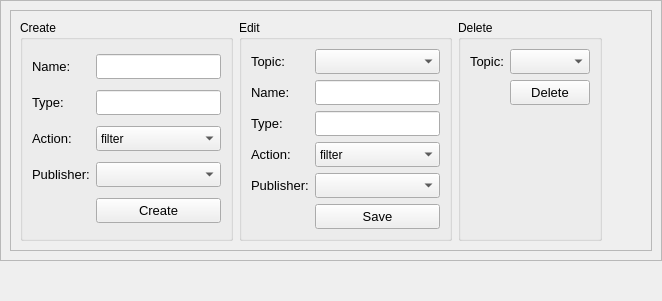
          <widget class="QWidget" name="W_ConfigTopicPage">
           <property name="styleSheet">
            <string notr="true"/>
           </property>
           <attribute name="title">
            <string>Topic</string>
           </attribute>
           <layout class="QVBoxLayout" name="verticalLayout_9">
            <property name="leftMargin">
             <number>0</number>
            </property>
            <property name="topMargin">
             <number>0</number>
            </property>
            <property name="rightMargin">
             <number>0</number>
            </property>
            <property name="bottomMargin">
             <number>0</number>
            </property>
            <item>
             <widget class="QFrame" name="frame_10">
              <property name="frameShape">
               <enum>QFrame::StyledPanel</enum>
              </property>
              <property name="frameShadow">
               <enum>QFrame::Raised</enum>
              </property>
              <layout class="QVBoxLayout" name="verticalLayout_7">
               <item>
                <widget class="QFrame" name="frame_13">
                 <property name="frameShape">
                  <enum>QFrame::StyledPanel</enum>
                 </property>
                 <property name="frameShadow">
                  <enum>QFrame::Raised</enum>
                 </property>
                 <layout class="QHBoxLayout" name="horizontalLayout_10">
                  <item>
                   <widget class="QGroupBox" name="gbxTopicCreate">
                    <property name="title">
                     <string>Create</string>
                    </property>
                    <layout class="QGridLayout" name="gridLayout_9">
                     <item row="3" column="1">
                      <widget class="QComboBox" name="cbxTopicCreatePublisher">
                       <property name="minimumSize">
                        <size>
                         <width>0</width>
                         <height>25</height>
                        </size>
                       </property>
                       <property name="maximumSize">
                        <size>
                         <width>16777215</width>
                         <height>25</height>
                        </size>
                       </property>
                       <property name="font">
                        <font>
                         <pointsize>9</pointsize>
                        </font>
                       </property>
                      </widget>
                     </item>
                     <item row="0" column="1">
                      <widget class="QLineEdit" name="txtTopicCreateName">
                       <property name="minimumSize">
                        <size>
                         <width>0</width>
                         <height>25</height>
                        </size>
                       </property>
                       <property name="maximumSize">
                        <size>
                         <width>16777215</width>
                         <height>25</height>
                        </size>
                       </property>
                       <property name="font">
                        <font>
                         <pointsize>10</pointsize>
                        </font>
                       </property>
                      </widget>
                     </item>
                     <item row="1" column="1">
                      <widget class="QLineEdit" name="txtTopicCreateType">
                       <property name="minimumSize">
                        <size>
                         <width>0</width>
                         <height>25</height>
                        </size>
                       </property>
                       <property name="maximumSize">
                        <size>
                         <width>16777215</width>
                         <height>25</height>
                        </size>
                       </property>
                       <property name="font">
                        <font>
                         <pointsize>10</pointsize>
                        </font>
                       </property>
                      </widget>
                     </item>
                     <item row="3" column="0">
                      <widget class="QLabel" name="lblTopicCreatePublisher">
                       <property name="minimumSize">
                        <size>
                         <width>0</width>
                         <height>0</height>
                        </size>
                       </property>
                       <property name="font">
                        <font>
                         <pointsize>10</pointsize>
                        </font>
                       </property>
                       <property name="text">
                        <string>Publisher:</string>
                       </property>
                      </widget>
                     </item>
                     <item row="0" column="0">
                      <widget class="QLabel" name="lblTopicCreateName">
                       <property name="minimumSize">
                        <size>
                         <width>0</width>
                         <height>0</height>
                        </size>
                       </property>
                       <property name="font">
                        <font>
                         <pointsize>10</pointsize>
                        </font>
                       </property>
                       <property name="text">
                        <string>Name:</string>
                       </property>
                      </widget>
                     </item>
                     <item row="2" column="0">
                      <widget class="QLabel" name="lblTopicCreateAction">
                       <property name="minimumSize">
                        <size>
                         <width>0</width>
                         <height>0</height>
                        </size>
                       </property>
                       <property name="font">
                        <font>
                         <pointsize>10</pointsize>
                        </font>
                       </property>
                       <property name="text">
                        <string>Action:</string>
                       </property>
                      </widget>
                     </item>
                     <item row="1" column="0">
                      <widget class="QLabel" name="lblTopicCreateType">
                       <property name="minimumSize">
                        <size>
                         <width>0</width>
                         <height>0</height>
                        </size>
                       </property>
                       <property name="font">
                        <font>
                         <pointsize>10</pointsize>
                        </font>
                       </property>
                       <property name="text">
                        <string>Type:</string>
                       </property>
                      </widget>
                     </item>
                     <item row="4" column="1">
                      <widget class="QPushButton" name="btnTopicCreate">
                       <property name="minimumSize">
                        <size>
                         <width>0</width>
                         <height>25</height>
                        </size>
                       </property>
                       <property name="maximumSize">
                        <size>
                         <width>16777215</width>
                         <height>25</height>
                        </size>
                       </property>
                       <property name="font">
                        <font>
                         <pointsize>10</pointsize>
                        </font>
                       </property>
                       <property name="text">
                        <string>Create</string>
                       </property>
                      </widget>
                     </item>
                     <item row="2" column="1">
                      <widget class="QComboBox" name="cbxTopicCreateAction">
                       <property name="minimumSize">
                        <size>
                         <width>0</width>
                         <height>25</height>
                        </size>
                       </property>
                       <property name="maximumSize">
                        <size>
                         <width>16777215</width>
                         <height>25</height>
                        </size>
                       </property>
                       <property name="font">
                        <font>
                         <pointsize>9</pointsize>
                        </font>
                       </property>
                       <item>
                        <property name="text">
                         <string>filter</string>
                        </property>
                       </item>
                       <item>
                        <property name="text">
                         <string>log</string>
                        </property>
                       </item>
                       <item>
                        <property name="text">
                         <string>nothing</string>
                        </property>
                       </item>
                      </widget>
                     </item>
                    </layout>
                   </widget>
                  </item>
                  <item>
                   <widget class="QGroupBox" name="gbxTopicEdit">
                    <property name="styleSheet">
                     <string notr="true"/>
                    </property>
                    <property name="title">
                     <string>Edit</string>
                    </property>
                    <layout class="QGridLayout" name="gridLayout_8">
                     <item row="3" column="0">
                      <widget class="QLabel" name="lblTopicEditAction">
                       <property name="minimumSize">
                        <size>
                         <width>0</width>
                         <height>0</height>
                        </size>
                       </property>
                       <property name="font">
                        <font>
                         <pointsize>10</pointsize>
                        </font>
                       </property>
                       <property name="text">
                        <string>Action:</string>
                       </property>
                      </widget>
                     </item>
                     <item row="4" column="1">
                      <widget class="QComboBox" name="cbxTopicEditPublisher">
                       <property name="minimumSize">
                        <size>
                         <width>0</width>
                         <height>25</height>
                        </size>
                       </property>
                       <property name="maximumSize">
                        <size>
                         <width>16777215</width>
                         <height>25</height>
                        </size>
                       </property>
                       <property name="font">
                        <font>
                         <pointsize>9</pointsize>
                        </font>
                       </property>
                      </widget>
                     </item>
                     <item row="1" column="0">
                      <widget class="QLabel" name="lblTopicEditName">
                       <property name="minimumSize">
                        <size>
                         <width>0</width>
                         <height>0</height>
                        </size>
                       </property>
                       <property name="font">
                        <font>
                         <pointsize>10</pointsize>
                        </font>
                       </property>
                       <property name="text">
                        <string>Name:</string>
                       </property>
                      </widget>
                     </item>
                     <item row="2" column="0">
                      <widget class="QLabel" name="lblTopicEditType">
                       <property name="minimumSize">
                        <size>
                         <width>0</width>
                         <height>0</height>
                        </size>
                       </property>
                       <property name="font">
                        <font>
                         <pointsize>10</pointsize>
                        </font>
                       </property>
                       <property name="text">
                        <string>Type:</string>
                       </property>
                      </widget>
                     </item>
                     <item row="1" column="1">
                      <widget class="QLineEdit" name="txtTopicEditName">
                       <property name="minimumSize">
                        <size>
                         <width>0</width>
                         <height>25</height>
                        </size>
                       </property>
                       <property name="maximumSize">
                        <size>
                         <width>16777215</width>
                         <height>25</height>
                        </size>
                       </property>
                       <property name="font">
                        <font>
                         <pointsize>10</pointsize>
                        </font>
                       </property>
                      </widget>
                     </item>
                     <item row="4" column="0">
                      <widget class="QLabel" name="lblTopicEditPublisher">
                       <property name="minimumSize">
                        <size>
                         <width>0</width>
                         <height>0</height>
                        </size>
                       </property>
                       <property name="font">
                        <font>
                         <pointsize>10</pointsize>
                        </font>
                       </property>
                       <property name="text">
                        <string>Publisher:</string>
                       </property>
                      </widget>
                     </item>
                     <item row="0" column="0">
                      <widget class="QLabel" name="lblTopicEditTopic">
                       <property name="minimumSize">
                        <size>
                         <width>0</width>
                         <height>0</height>
                        </size>
                       </property>
                       <property name="font">
                        <font>
                         <pointsize>10</pointsize>
                        </font>
                       </property>
                       <property name="text">
                        <string>Topic:</string>
                       </property>
                      </widget>
                     </item>
                     <item row="0" column="1">
                      <widget class="QComboBox" name="cbxTopicEditTopic">
                       <property name="minimumSize">
                        <size>
                         <width>0</width>
                         <height>25</height>
                        </size>
                       </property>
                       <property name="maximumSize">
                        <size>
                         <width>16777215</width>
                         <height>25</height>
                        </size>
                       </property>
                       <property name="font">
                        <font>
                         <pointsize>9</pointsize>
                        </font>
                       </property>
                      </widget>
                     </item>
                     <item row="2" column="1">
                      <widget class="QLineEdit" name="txtTopicEditType">
                       <property name="minimumSize">
                        <size>
                         <width>0</width>
                         <height>25</height>
                        </size>
                       </property>
                       <property name="maximumSize">
                        <size>
                         <width>16777215</width>
                         <height>25</height>
                        </size>
                       </property>
                       <property name="font">
                        <font>
                         <pointsize>10</pointsize>
                        </font>
                       </property>
                      </widget>
                     </item>
                     <item row="5" column="1">
                      <widget class="QPushButton" name="btnTopicEdit">
                       <property name="minimumSize">
                        <size>
                         <width>0</width>
                         <height>25</height>
                        </size>
                       </property>
                       <property name="maximumSize">
                        <size>
                         <width>16777215</width>
                         <height>25</height>
                        </size>
                       </property>
                       <property name="font">
                        <font>
                         <pointsize>10</pointsize>
                        </font>
                       </property>
                       <property name="text">
                        <string>Save</string>
                       </property>
                      </widget>
                     </item>
                     <item row="3" column="1">
                      <widget class="QComboBox" name="cbxTopicEditAction">
                       <property name="minimumSize">
                        <size>
                         <width>0</width>
                         <height>25</height>
                        </size>
                       </property>
                       <property name="maximumSize">
                        <size>
                         <width>16777215</width>
                         <height>25</height>
                        </size>
                       </property>
                       <property name="font">
                        <font>
                         <pointsize>9</pointsize>
                        </font>
                       </property>
                       <item>
                        <property name="text">
                         <string>filter</string>
                        </property>
                       </item>
                       <item>
                        <property name="text">
                         <string>log</string>
                        </property>
                       </item>
                       <item>
                        <property name="text">
                         <string>nothing</string>
                        </property>
                       </item>
                      </widget>
                     </item>
                    </layout>
                   </widget>
                  </item>
                  <item>
                   <widget class="QGroupBox" name="gbxTopicDelete">
                    <property name="title">
                     <string>Delete</string>
                    </property>
                    <layout class="QGridLayout" name="gridLayout_10">
                     <item row="0" column="1">
                      <widget class="QComboBox" name="cbxTopicDelete">
                       <property name="minimumSize">
                        <size>
                         <width>0</width>
                         <height>25</height>
                        </size>
                       </property>
                       <property name="maximumSize">
                        <size>
                         <width>16777215</width>
                         <height>25</height>
                        </size>
                       </property>
                       <property name="font">
                        <font>
                         <pointsize>9</pointsize>
                        </font>
                       </property>
                      </widget>
                     </item>
                     <item row="0" column="0">
                      <widget class="QLabel" name="lblTopicDelete">
                       <property name="minimumSize">
                        <size>
                         <width>0</width>
                         <height>0</height>
                        </size>
                       </property>
                       <property name="font">
                        <font>
                         <pointsize>10</pointsize>
                        </font>
                       </property>
                       <property name="text">
                        <string>Topic:</string>
                       </property>
                      </widget>
                     </item>
                     <item row="1" column="1">
                      <widget class="QPushButton" name="btnTopicDelete">
                       <property name="minimumSize">
                        <size>
                         <width>0</width>
                         <height>25</height>
                        </size>
                       </property>
                       <property name="maximumSize">
                        <size>
                         <width>16777215</width>
                         <height>25</height>
                        </size>
                       </property>
                       <property name="font">
                        <font>
                         <pointsize>10</pointsize>
                        </font>
                       </property>
                       <property name="text">
                        <string>Delete</string>
                       </property>
                      </widget>
                     </item>
                     <item row="2" column="1">
                      <spacer name="verticalSpacer_7">
                       <property name="orientation">
                        <enum>Qt::Vertical</enum>
                       </property>
                       <property name="sizeHint" stdset="0">
                        <size>
                         <width>20</width>
                         <height>40</height>
                        </size>
                       </property>
                      </spacer>
                     </item>
                    </layout>
                   </widget>
                  </item>
                  <item>
                   <spacer name="horizontalSpacer_5">
                    <property name="orientation">
                     <enum>Qt::Horizontal</enum>
                    </property>
                    <property name="sizeHint" stdset="0">
                     <size>
                      <width>40</width>
                      <height>20</height>
                     </size>
                    </property>
                   </spacer>
                  </item>
                 </layout>
                </widget>
               </item>
              </layout>
             </widget>
            </item>
            <item>
             <spacer name="verticalSpacer_3">
              <property name="orientation">
               <enum>Qt::Vertical</enum>
              </property>
              <property name="sizeHint" stdset="0">
               <size>
                <width>20</width>
                <height>40</height>
               </size>
              </property>
             </spacer>
            </item>
           </layout>
          </widget>
